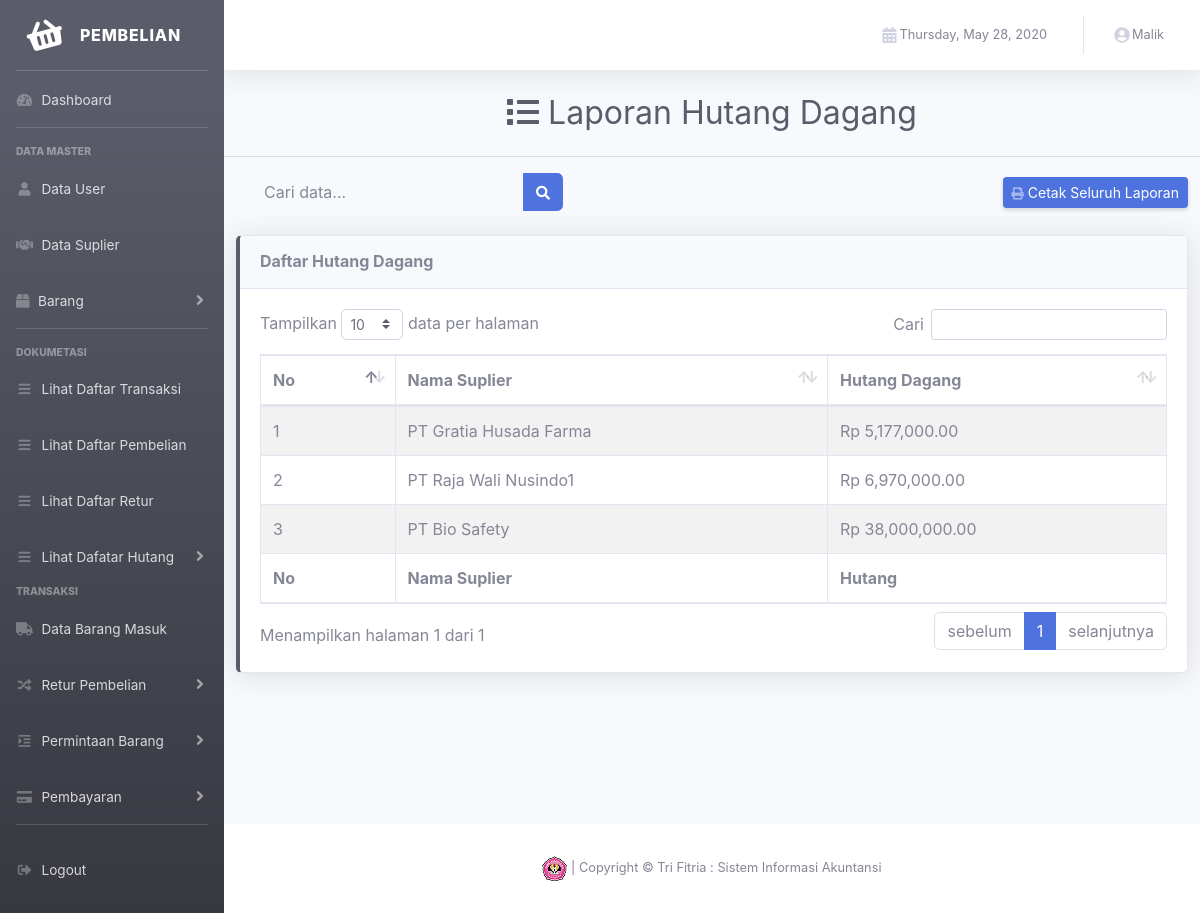
The app's page /view/index.php?p=list_hutang_per_sup (signed in) with its own data.
### tables this page shows
CREATE TABLE IF NOT EXISTS `hutang` (
`id` int(5) NOT NULL,
  `nama_suplier` varchar(45) NOT NULL,
  `total_hutang` int(45) NOT NULL
);

CREATE TABLE IF NOT EXISTS `suplier` (
  `id_suplier` varchar(6) NOT NULL,
  `nama_suplier` varchar(45) NOT NULL,
  `nomor_telepon` varchar(15) NOT NULL,
  `alamat` text NOT NULL
);

### control/hutang/hutang.php (called while the page is built, shortened)
<?php
     class hutang{
        public function tampil_per_suplier(){
            $koneksi = new koneksi;
            $query = mysqli_query($koneksi->conn,"SELECT * FROM `hutang` join `suplier` on `suplier`.`nama_suplier` = `hutang`.`nama_suplier` WHERE `total_hutang`>0");
            if (mysqli_num_rows($query)>0) {
                while ($row= mysqli_fetch_array($query)) {
                    $data[]= $row;
                }
                return $data;
            }
        }
    }
    ?>

### control/koneksi.php (called while the page is built, shortened)
<?php
    class koneksi{
        private $dbhost = "localhost";
        private $dbuser = "root";
        private $dbname = "hph_proj_db";
        private $dbpass = "";
        public function __construct(){
        $this->conn = mysqli_connect($this->dbhost, $this->dbuser, $this->dbpass, $this->dbname) or die("Koneksi gagal");
        }
    }
    ?>

### view/content/transaksi/lihat_data/hutang_dagang/list_hutang_per_sup.php (the view, shortened to what this page needs)
    <div class="d-sm-flex align-items-center justify-content-center mb-4">
        <h1 class="h2 mb-0 text-gray-800">
        <i class="fa fa-list" aria-hidden="true"></i>
            Laporan Hutang Dagang
        </h1>
    </div>
    <hr class ="sidebar-diver"></hr>
<div class="col">
    <div class="d-sm-flex align-items-center justify-content-between mb-4">
        <form class="d-none d-sm-inline-block form-inline mr-auto ml-md-3 my-2 my-md-0 mw-100 navbar-search"  method="post">
                <div class="input-group">
                    <input type="text" class="form-control bg-light border-0 small" placeholder="Cari data..." aria-label="Search" aria-describedby="basic-addon2" name="car">
                    <div class="input-group-append">
                    <button class="btn btn-primary" type="submit" name="cari">
                        <i class="fas fa-search fa-sm"></i>
                    </button>
                    </div>
                </div>
            </form>
        <a href="content/dokumentasi/laporan_hutang_dagang.php" target="_blank" class="d-none d-sm-inline-block btn btn-sm btn-primary shadow-sm"><i class="fas fa-print fa-sm text-white-50"></i> Cetak Seluruh Laporan</a>
    </div>
      <div class="row">
        <div class="col">
          <div class="card shadow mb-4 border-left-dark">
            <div class="card-header py-3">
              <h6 class="m-0 font-weight-bold">Daftar Hutang Dagang</h6>
            </div>
            <div class="card-body" >
                    <div class="table-responsive">
                        <table class="table table-bordered table-striped" width="100%" cellspacing="0" id="dataTable">
                        <thead>
                                <tr>
                                    <th>No</th>
                                    <th>Nama Suplier</th>
                                    <th>Hutang Dagang</th>
                                </tr>
                            </thead>
                            <tfoot>
                                <tr>
                                    <th>No</th>
                                    <th>Nama Suplier</th>
                                    <th>Hutang</th>
                                </tr>
                            </tfoot>
                            <tbody>
                            <?php
                            if ($hutang->tampil_per_suplier()!=false) {
                                $no = 1;
                                foreach ($hutang->tampil_per_suplier() as $key) {?>
                                <tr>
                                    <td><?php echo $no++; ?></td>
                                    <td><?php echo $key['nama_suplier']; ?></td>
                                    <td>Rp <?php echo number_format($key['total_hutang'],2); ?></td>
                                </tr>
                                <?php } } ?>
                            </tbody>
                        </table>
                    </div>
            </div>
              </div>
            </div>
          </div>
    </div>

### records on screen
hutang: suplier.nama_suplier "PT Gratia Husada Farma", total_hutang "5,177,000.00"
hutang: suplier.nama_suplier "PT Raja Wali Nusindo1", total_hutang "6,970,000.00"
hutang: suplier.nama_suplier "PT Bio Safety", total_hutang "38,000,000.00"

### other values on screen
$_SESSION['nama_user'] "Malik"
